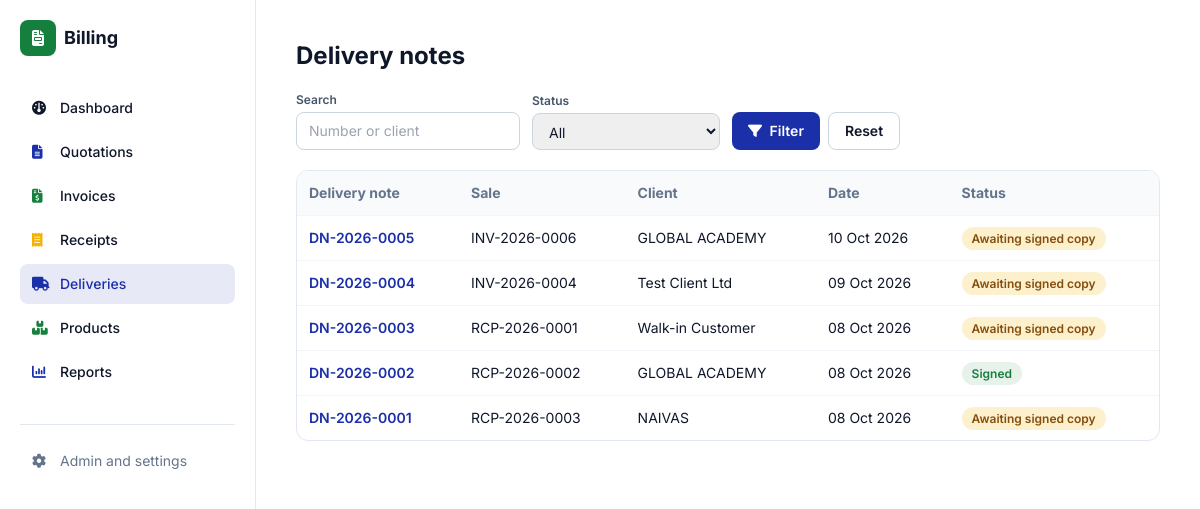
/deliveries/ (signed in), run on the app's committed database.
### documents/models.py (models this page shows, shortened)
class DeliveryNote(models.Model):
    document = models.ForeignKey(Document, related_name="deliveries", on_delete=models.CASCADE)
    number = models.CharField(max_length=30, unique=True, editable=False)
    delivery_date = models.DateField(default=timezone.localdate)
    delivery_location = models.CharField(max_length=200, blank=True)
    delivered_by = models.CharField(max_length=80, blank=True)
    notes = models.TextField(blank=True)
    received_by = models.CharField(max_length=120, blank=True)
    signed_copy = models.FileField(upload_to=signed_path, blank=True)
    signed_at = models.DateTimeField(null=True, blank=True)
    business = models.JSONField(default=dict, blank=True, editable=False)
    created_at = models.DateTimeField(auto_now_add=True)
    class Meta:
        ordering = ["-created_at"]
    @property
    def is_signed(self):
        return bool(self.signed_copy)

class Document(models.Model):
    QUOTATION, INVOICE, RECEIPT = "quotation", "invoice", "receipt"
    TYPES = [(QUOTATION, "Quotation"), (INVOICE, "Invoice"), (RECEIPT, "Receipt")]
    PREFIX = {QUOTATION: "QUO", INVOICE: "INV", RECEIPT: "RCP"}
    STATUSES = [
        ("draft", "Draft"), ("sent", "Sent"), ("accepted", "Accepted"),
        ("paid", "Paid"), ("void", "Void"),
    ]
    PAYMENT_METHODS = [
        ("cash", "Cash"), ("mpesa", "M-Pesa"), ("bank", "Bank Transfer"), ("card", "Card"),
    ]
    VAT_MODES = [
        ("exclusive", "VAT exclusive (add VAT on top)"),
        ("inclusive", "VAT inclusive (prices include VAT)"),
        ("none", "No VAT"),
    ]
    doc_type = models.CharField(max_length=10, choices=TYPES)
    number = models.CharField(max_length=30, unique=True, editable=False)
    client = models.ForeignKey(Client, null=True, blank=True, on_delete=models.SET_NULL)
    client_name = models.CharField(max_length=150, blank=True, help_text="Walk-in name if no client")
    issue_date = models.DateField(default=timezone.localdate)
    due_date = models.DateField(null=True, blank=True)
    status = models.CharField(max_length=10, choices=STATUSES, default="draft")
    vat_mode = models.CharField(max_length=10, choices=VAT_MODES, default="exclusive")
    served_by = models.CharField(max_length=80, blank=True)
    discount = models.DecimalField(max_digits=12, decimal_places=2, default=0)
    payment_method = models.CharField(max_length=10, choices=PAYMENT_METHODS, blank=True)
    payment_reference = models.CharField(max_length=60, blank=True)
    notes = models.TextField(blank=True)
    terms = models.TextField(blank=True)
    buyer_pin = models.CharField("Buyer KRA PIN", max_length=20, blank=True)
    etims_invoice_no = models.CharField("eTIMS invoice no.", max_length=60, blank=True)
    etims_qr = models.CharField("eTIMS QR data or link", max_length=500, blank=True,
                                help_text="Paste the QR link or data KRA gives you for this invoice")
    share_token = models.CharField(max_length=32, unique=True, null=True, blank=True, editable=False)
    share_viewed_at = models.DateTimeField(null=True, blank=True, editable=False)
    business = models.JSONField(default=dict, blank=True, editable=False)
    source = models.ForeignKey("self", null=True, blank=True, on_delete=models.SET_NULL,
                               related_name="converted")
    created_at = models.DateTimeField(auto_now_add=True)
    class Meta:
        ordering = ["-created_at"]
    @property
    def display_client(self):
        return self.client.name if self.client else (self.client_name or "Walk-in Customer")

class Client(models.Model):
    name = models.CharField(max_length=150)
    phone = models.CharField(max_length=50, blank=True)
    email = models.EmailField(blank=True)
    address = models.TextField(blank=True)
    kra_pin = models.CharField(max_length=30, blank=True)
    class Meta:
        ordering = ["name"]

### documents/views.py (the view)
# urls.py: path("deliveries/", views.delivery_list, name="delivery_list"),
@login_required
def delivery_list(request):
    qs = DeliveryNote.objects.select_related("document", "document__client")
    q = request.GET.get("q", "").strip()
    status = request.GET.get("status", "")
    if q:
        qs = qs.filter(Q(number__icontains=q) | Q(document__number__icontains=q)
                       | Q(document__client__name__icontains=q) | Q(document__client_name__icontains=q))
    if status == "pending":
        qs = qs.filter(signed_copy="")
    elif status == "signed":
        qs = qs.exclude(signed_copy="")
    page_obj, page_range, querystring = paginate(request, qs)
    return render(request, "documents/delivery_list.html", {
        "notes": page_obj, "page_obj": page_obj, "page_range": page_range,
        "querystring": querystring, "f": {"q": q, "status": status}})

### documents/views.py (called while the page is built)
def paginate(request, qs, per_page=PER_PAGE):
    paginator = Paginator(qs, per_page)
    page_obj = paginator.get_page(request.GET.get("page"))
    page_range = list(paginator.get_elided_page_range(page_obj.number, on_each_side=1, on_ends=1))
    params = request.GET.copy()
    params.pop("page", None)
    return page_obj, page_range, params.urlencode()

### templates/documents/delivery_list.html (shortened to what this page needs)
{% extends "base.html" %}
{% block content %}
<h1 class="text-2xl font-bold mb-5">Delivery notes</h1>
<form method="get" class="grid grid-cols-2 md:flex md:flex-wrap md:items-end gap-3 mb-5 text-sm">
  <div class="col-span-2 md:col-span-1">
    <label class="block text-xs font-semibold text-slate-600 mb-1">Search</label>
    <input name="q" value="{{ f.q }}" placeholder="Number or client" class="w-full md:w-56 rounded-lg border border-slate-300 px-3 py-2"></div>
  <div class="col-span-2 md:col-span-1">
    <label class="block text-xs font-semibold text-slate-600 mb-1">Status</label>
    <select name="status" class="w-full rounded-lg border border-slate-300 px-3 py-2">
      <option value="">All</option>
    </select></div>
  <div class="col-span-2 md:col-span-1 flex gap-2">
    <button class="flex-1 md:flex-none bg-brand-blue text-white font-semibold px-4 py-2 rounded-lg"><i class="fa-solid fa-filter mr-1"></i> Filter</button>
    <a href="{% url 'documents:delivery_list' %}" class="flex-1 md:flex-none text-center px-4 py-2 rounded-lg border border-slate-300 font-semibold">Reset</a>
  </div>
</form>
<div class="hidden md:block rounded-xl border border-slate-200 overflow-x-auto">
  <table class="w-full text-sm">
    <thead class="bg-slate-50 text-left text-slate-500">
      <tr><th class="p-3">Delivery note</th><th class="p-3">Sale</th><th class="p-3">Client</th><th class="p-3">Date</th><th class="p-3">Status</th></tr>
    </thead>
    <tbody>
      {% for n in notes %}
      <tr class="border-t border-slate-100 hover:bg-slate-50">
        <td class="p-3 font-semibold"><a class="text-brand-blue" href="{% url 'documents:delivery_detail' n.pk %}">{{ n.number }}</a></td>
        <td class="p-3">{{ n.document.number }}</td>
        <td class="p-3">{{ n.document.display_client }}</td>
        <td class="p-3 whitespace-nowrap">{{ n.delivery_date|date:"d M Y" }}</td>
        <td class="p-3">{% if n.is_signed %}<span class="px-2.5 py-1 rounded-full text-xs font-semibold bg-brand-green/10 text-brand-green">Signed</span>
          {% else %}<span class="px-2.5 py-1 rounded-full text-xs font-semibold bg-brand-gold/20 text-yellow-800">Awaiting signed copy</span>{% endif %}</td>
      </tr>
      {% empty %}
      <tr><td colspan="5" class="p-8 text-center text-slate-400">No delivery notes yet.</td></tr>
      {% endfor %}
    </tbody>
  </table>
</div>
{% endblock %}

### templates/base.html (style rules this page uses)
html { -webkit-text-size-adjust: 100%; }

### data on the page
DeliveryNote: number "DN-2026-0005", document.number "INV-2026-0006", document.display_client "GLOBAL ACADEMY", delivery_date "10 Oct 2026", signed_copy "Awaiting signed copy"
DeliveryNote: number "DN-2026-0004", document.number "INV-2026-0004", document.display_client "Test Client Ltd", delivery_date "09 Oct 2026", signed_copy "Awaiting signed copy"
DeliveryNote: number "DN-2026-0003", document.number "RCP-2026-0001", document.display_client "Walk-in Customer", delivery_date "08 Oct 2026", signed_copy "Awaiting signed copy"
DeliveryNote: number "DN-2026-0002", document.number "RCP-2026-0002", document.display_client "GLOBAL ACADEMY", delivery_date "08 Oct 2026", shows "Signed"
DeliveryNote: number "DN-2026-0001", document.number "RCP-2026-0003", document.display_client "NAIVAS", delivery_date "08 Oct 2026", signed_copy "Awaiting signed copy"
